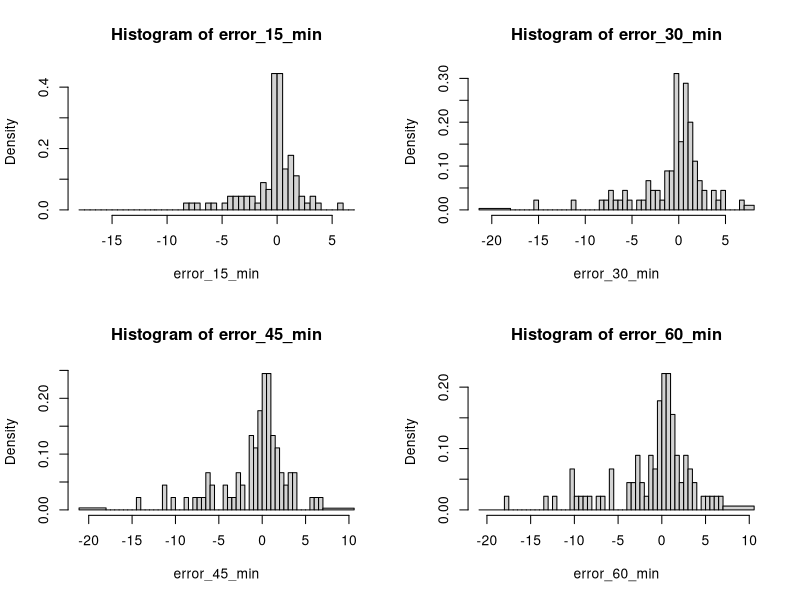
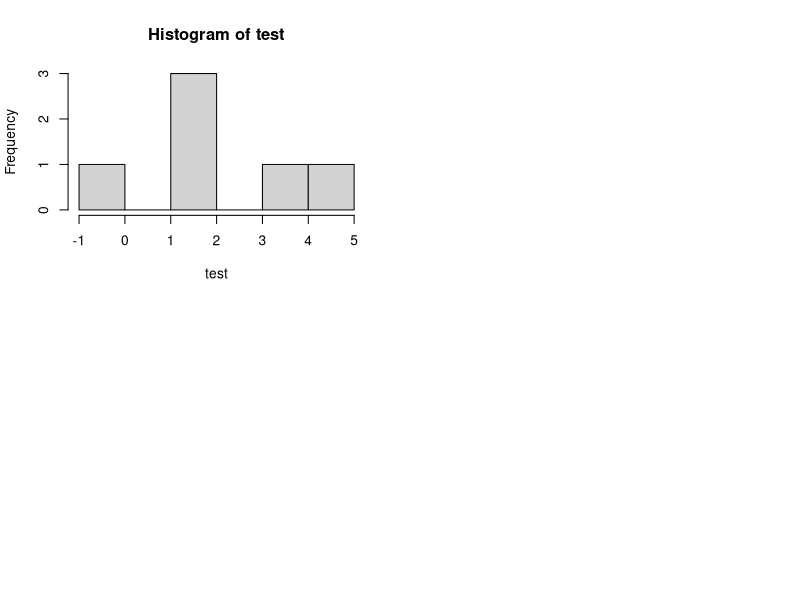
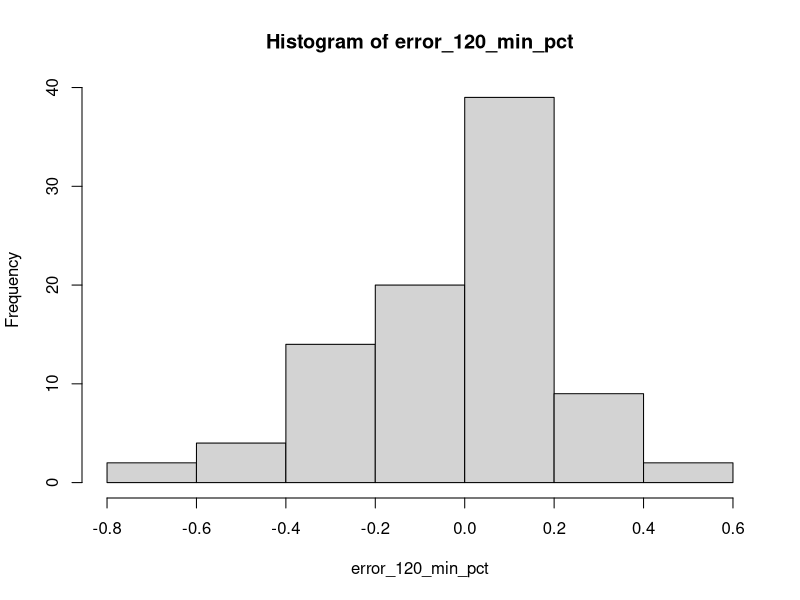

Reproduce these figures in R, in order.
error_15_min = c(0.27309236947791166, -0.12449799196787126, 
                 -3.9959839357429718, 0.90361445783132543, 0.21686746987951808, 
                 1.2128514056224899, 0.23694779116465892, 1.9357429718875494, 
                 0.076305220883533309, -4.8152610441767081, -7.6546184738955825, 
                 0.10843373493975861, 1.1686746987951793, 0.048192771084337949, 
                 0.048192771084337949, -0.064257028112450598, 0.0080321285140563248, 
                 -0.012048192771084487, -1.020080321285139, -0.17670682730923737, 
                 -1.1084337349397586, 1.4738955823293161, 3.1646586345381529, 
                 -1.4819277108433735, -8.1646586345381529, 0.51807228915662651, 
                 1.9959839357429718, -1.6666666666666667, 0.43373493975903615, 
                 -3.5823293172690764, 3.4016064257028109, 0.38955823293172687, 
                 1.0803212851405624, 0.73092369477911667, 1.0602409638554218, 
                 -1.0080321285140563, -0.33734939759036209, -2.7670682730923701, 
                 -0.9558232931726911, 0.01606425702811265, -0.036144578313253017, 
                 -0.052208835341366111, -0.9236947791164658, -0.39357429718875458, 
                 -0.20883534136546267, 0.0, 2.7309236947791149, 1.7510040160642575, 
                 3.8514056224899598, 2.0923694779116468, -0.53012048192771077, 
                 -0.12449799196787126, 5.9959839357429718, -6.4698795180722888, 
                 1.2971887550200802, 0.21686746987951722, 0.20080321285140457, 
                 0.30120481927710863, 0.64257028112449888, -4.1847389558232919, 
                 0.37349397590361377, -7.044176706827308, 0.10441767068273222, 
                 -3.0080321285140563, -0.004016064257026386, -2.0, 
                 -4.0843373493975896, 1.7108433734939759, -5.6425702811244989, 
                 1.2088353413654627, -0.060240963855421548, -3.1887550200803219, 
                 -0.02008032128514059, -0.012048192771084487, 0.39759036144578314, 
                 0.93172690763052213, 0.12449799196787126, 2.2610441767068274, 
                 -2.4176706827309236, -2.7068273092369477, 0.46586345381526062, 
                 0.70281124497991954, 1.9116465863453822, -0.2931726907630523, 
                 1.4176706827309253, 0.30923694779116495, -0.20883534136546089, 
                 -0.024096385542168974, -0.0080321285140563248, -0.080321285140563248)

error_30_min = c(0.57429718875502012, 1.0080321285140563, -3.8514056224899598, 1.0642570281124497, 0.48192771084337349, 1.333333333333333, -0.40160642570281091, 4.6184738955823299, 0.25702811244979884, -5.6064257028112436, -11.38152610441767, 1.0, 1.2931726907630505, 1.1124497991967885, 0.076305220883533309, -0.1285140562249012, -0.024096385542168974, 0.91967871485943853, -1.0562248995983943, 2.477911646586346, -0.9357429718875494, 2.7911646586345391, 4.7751004016064265, -0.15261044176706828, -6.9558232931726902, 0.81927710843373491, 2.0, -0.40160642570281124, -1.1807228915662651, -6.4016064257028109, 3.8955823293172687, 2.1405622489959839, 1.8795180722891567, 1.2289156626506017, -8.0722891566265069, -15.0, 0.12048192771084487, -2.570281124497992, -1.8514056224899598, -0.97991967871486096, -0.032128514056224855, -0.12449799196787126, -0.87550200803212852, -0.87550200803212874, -1.3574297188755011, -7.0160642570281126, 2.7510040160642575, 4.4056224899598391, 6.8473895582329316, 3.7469879518072293, 0.86345381526104414, -2.0080321285140563, 7.0642570281124497, -5.072289156626506, 1.8072289156626506, -18.361445783132531, 0.66265060240963791, 0.95180722891566205, 1.0, 0.0, 0.42570281124498166, -7.1204819277108449, 0.11244979919678855, -3.0080321285140563, -0.004016064257026386, -2.0080321285140563, -3.2088353413654609, 2.4016064257028109, -5.6425702811244989, 0.65461847389558159, -0.16064257028112472, -2.522088353413654, -7.7188755020080322, 1.2128514056224899, 0.70281124497991965, 0.89959839357429683, 0.18875502008032186, 1.714859437751004, -3.1606425702811247, -4.3534136546184738, -0.024096385542168974, 0.50200803212851497, 1.546184738955823, -1.0, 1.4819277108433724, 0.57429718875502012, -0.32530120481927582, 1.0361445783132517, -0.076305220883533309, -0.22088353413654715)
error_45_min = c(0.77510040160642568, 1.9236947791164658, -3.7791164658634537, 0.94377510040160661, -1.285140562248996, 3.570281124497992, 0.5542168674698793, 3.8594377510040161, 0.30120481927710863, -6.3654618473895574, -11.200803212851405, 1.0, 1.4819277108433724, 1.0642570281124506, 0.064257028112450598, -0.20080321285140457, 3.0040160642570264, 0.9357429718875494, -1.0803212851405632, -0.072289156626505147, -1.477911646586346, 2.6987951807228932, 3.9799196787148592, 1.1084337349397591, -8.9919678714859437, 1.0401606425702812, 2.0963855421686746, 0.85943775100401609, -0.76305220883534131, -6.0562248995983934, 1.4779116465863451, 2.7871485943775101, 1.606425702811245, 3.2168674698795172, -4.4939759036144578, -14.0, -0.56626506024096557, -2.4738955823293178, -2.8232931726907626, 0.01606425702811265, 0.97991967871485963, -0.19678714859437818, -0.83534136546184734, 0.40160642570281091, -10.333333333333334, -11.333333333333334, 0.2690763052208851, 5.8995983935742977, 9.5983935742971891, 6.7791164658634537, 1.1285140562248996, 0.67068273092369424, 6.1847389558232928, -2.6746987951807228, 2.3614457831325302, -18.112449799196789, -4.4377510040160644, -5.5421686746987948, 1.590361445783131, 0.0, 0.40963855421686901, -7.1646586345381529, 0.052208835341364335, -3.044176706827308, 0.076305220883533309, -1.044176706827308, -2.3654618473895574, 1.7751004016064265, -6.5381526104417667, 0.19277108433735002, -6.1847389558232928, -1.0080321285140563, -5.7510040160642575, 0.10040160642570317, 0.97590361445783136, -0.42168674698795172, -0.63453815261044255, 2.3975903614457832, -2.7590361445783129, -7.7991967871485937, 1.8755020080321287, -0.91967871485943675, 3.3734939759036138, -1.0, 0.49397590361445864, 0.97188755020080286, -0.36144578313253106, 0.98795180722891729, -0.04417670682730801, -0.27710843373494143)
error_60_min = c(0.95582329317269077, 2.6867469879518069, -3.5140562248995986, 1.8634538152610443, 0.068273092369477872, 1.666666666666667, 0.11646586345381493, 4.9156626506024104, 1.4618473895582333, -5.9638554216867483, -9.9156626506024104, 1.0, 0.33333333333333215, 1.2248995983935735, 0.068273092369476984, -0.23293172690762987, 2.9397590361445793, 0.90361445783132588, -1.2409638554216862, -10.441767068273093, -2.6425702811244989, 2.6345381526104426, 5.8795180722891569, 1.3534136546184738, -9.1044176706827304, 0.32530120481927716, 2.9678714859437751, 1.1526104417670682, 0.73493975903614461, -5.6546184738955825, 2.3493975903614457, 3.3132530120481927, 3.0642570281124497, 5.0843373493975896, -2.9718875502008033, -13.0, -2.5622489959839356, -2.4618473895582333, -2.7269076305220885, 0.088353413654619573, -0.088353413654618684, -0.35742971887550112, -0.75100401606425704, -0.37349397590361377, -10.485943775100402, -10.204819277108435, -0.62248995983935629, 8.5783132530120483, 9.5582329317269075, 6.8152610441767072, 0.11646586345381515, 1.7751004016064265, 6.3132530120481931, -1.1445783132530121, 2.4779116465863456, -17.899598393574298, -3.6746987951807242, -12.004016064257028, 3.9357429718875494, 0.0, 0.40562248995983907, -7.3253012048192758, 0.10441767068273222, -3.1004016064257023, 0.9036144578313241, -1.0883534136546196, -1.590361445783131, 3.0682730923694788, -6.5983935742971873, 1.1405622489959839, -8.1927710843373482, 0.50602409638554136, -5.6265060240963853, 0.95983935742971926, 1.1365461847389557, 0.63453815261044166, -0.57429718875502012, 0.82730923694779124, -2.4096385542168672, -8.5863453815261046, -3.2369477911646589, -0.34136546184738847, 3.9839357429718874, -1.0, 0.30923694779116317, 1.0200803212851408, 1.522088353413654, 0.89959839357429772, -0.15662650602409656, -0.39357429718875636)
error_120_min = c(1.3614457831325302, 4.8795180722891569, -2.2208835341365463, 3.3534136546184738, -3.0883534136546187, -0.42168674698795172, 0.78313253012048278, 2.5140562248995977, 1.3935742971887546, -7.1204819277108449, -12.0, 0.0, 0.81927710843373447, 5.3293172690763058, 0.068273092369476984, -0.40160642570281269, 2.9518072289156621, 1.6586345381526097, 1.7108433734939759, -5.2168674698795181, 4.4859437751004023, 7.0883534136546196, -3.3855421686746983, 2.2771084337349397, -7.6666666666666661, 1.6465863453815262, 3.0321285140562249, 1.9116465863453815, 0.79919678714859455, -2.3012048192771086, 8.1244979919678713, 4.333333333333333, 3.9879518072289155, 7.1726907630522092, -9.0, -17.0, -4.7951807228915655, -7.261044176706827, -0.77911646586345373, 0.82329317269076441, -0.27710843373493965, -1.0040160642570282, 0.44979919678714858, -8.3815261044176701, -10.236947791164658, -7.5542168674698793, 5.4738955823293161, 9.7429718875502012, 6.7228915662650603, 6.4257028112449799, -8.3654618473895574, 3.3052208835341368, 5.092369477911646, -5.5863453815261046, 3.0441767068273089, -12.04417670682731, -4.7269076305220885, -8.4377510040160644, 2.0, 0.0, 0.3493975903614448, -7.4578313253012034, 0.12449799196787126, -3.2168674698795172, 1.8514056224899598, -4.3493975903614448, 13.755020080321286, 10.449799196787149, -13.783132530120483, 1.0401606425702816, -6.2530120481927707, 0.70281124497991954, -1.8795180722891565, 2.5943775100401609, 0.6987951807228916, -8.9718875502008029, -0.22891566265060348, -4.9518072289156629, -2.9437751004016066, -5.8112449799196781, 1.6787148594377506, -0.59437751004016093, 2.0, -17.0, 0.24899598393574252, 1.1646586345381529, 1.2208835341365472, 0.71084337349397586, 0.71485943775100225, 1.7309236947791149)

my_breaks_max = seq(from = .5, to = max(error_30_min), by = .5)
my_breaks_min = seq(from = 0, to = min(error_30_min), by = -.5)
my_breaks = sort(c(my_breaks_min,my_breaks_max))

par(mfrow = c(2,2))
hist(error_15_min, breaks = c(min(error_15_min)-3, my_breaks, max(error_15_min)+1))
hist(error_30_min, breaks = c(min(error_30_min)-3, my_breaks, max(error_30_min)+1))
hist(error_45_min, breaks = c(min(error_45_min)-3, my_breaks, max(error_45_min)+1))
hist(error_60_min, breaks = c(min(error_60_min)-3, my_breaks, max(error_60_min)+1))
#hist(error_120_min, breaks = c(min(error_120_min)-1,-1, 0, 1, max(error_120_min)+1))
test = c(-1,2,2,2,4,5)
hist(test, breaks = -1:5)

par(mfrow = c(1,1))
error_120_min_pct = error_120_min/25
hist(error_120_min_pct)
